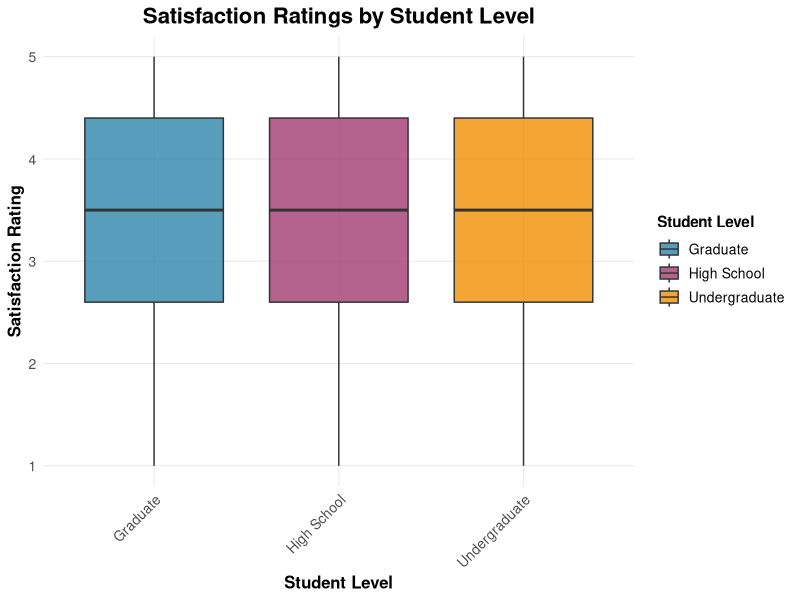
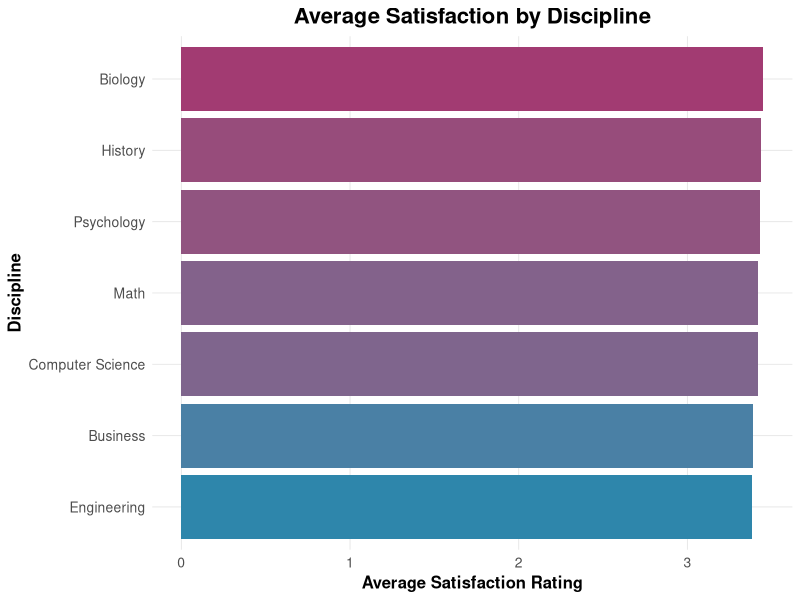
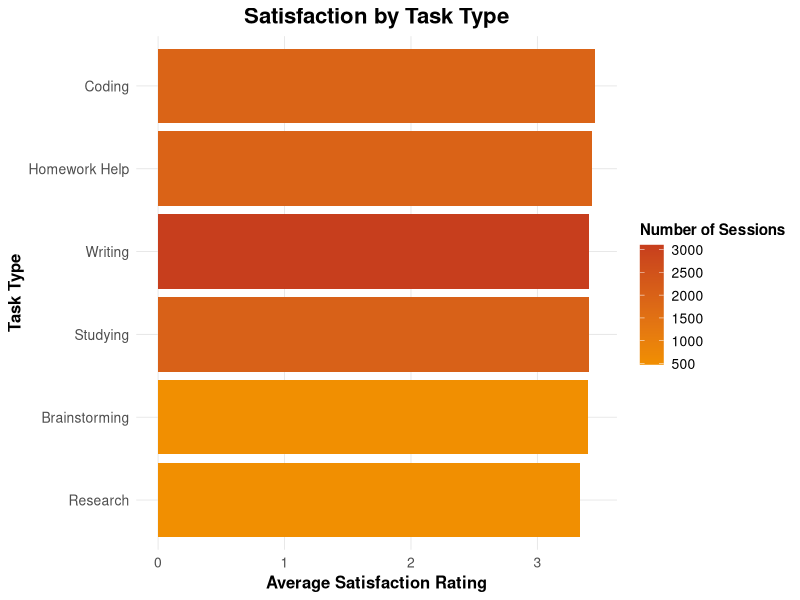
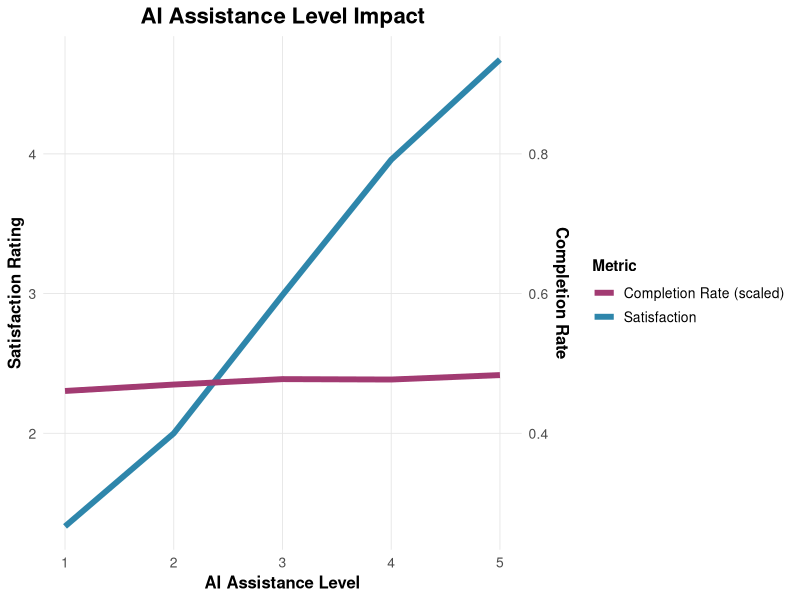
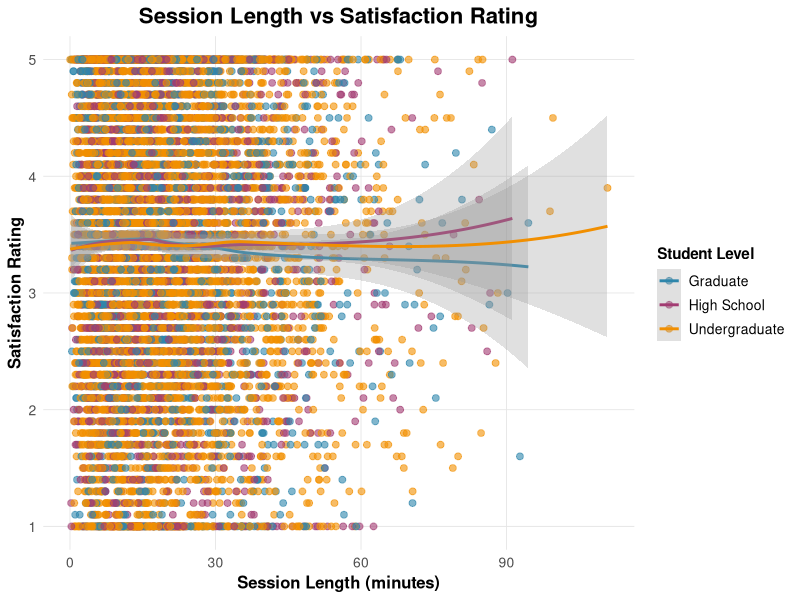
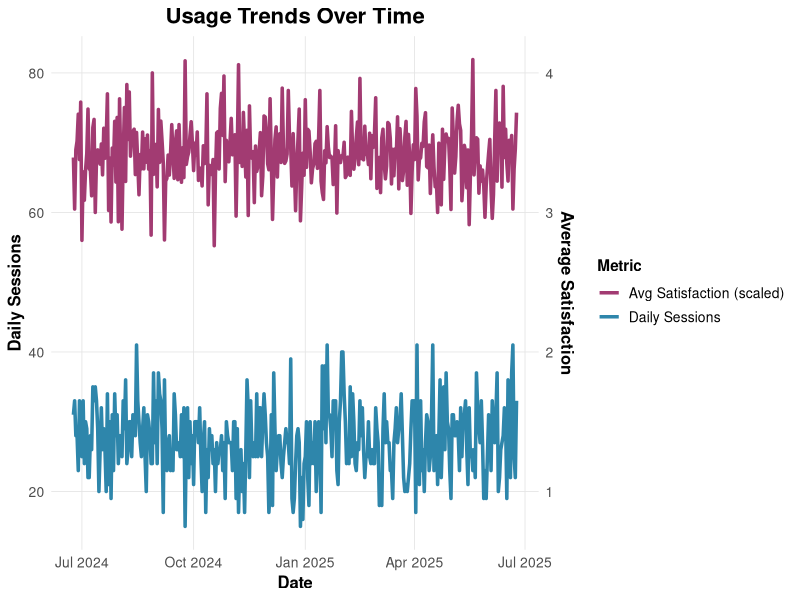
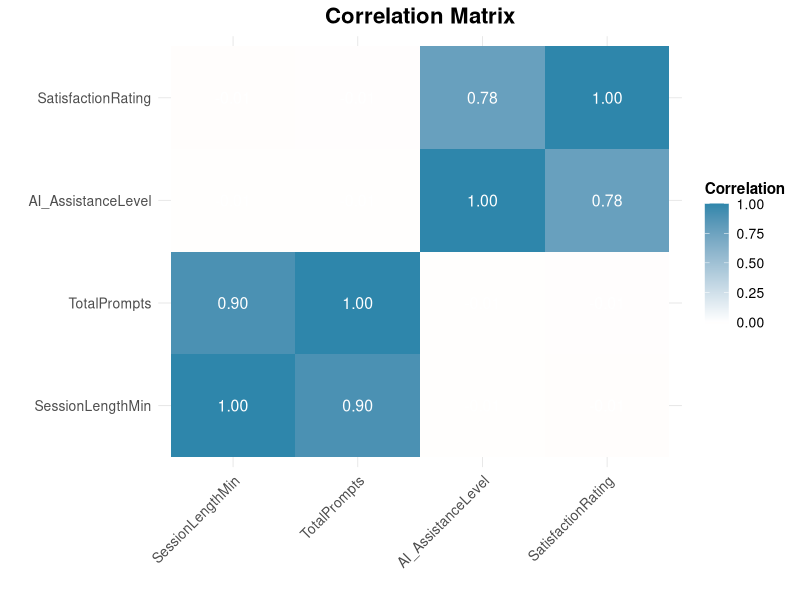
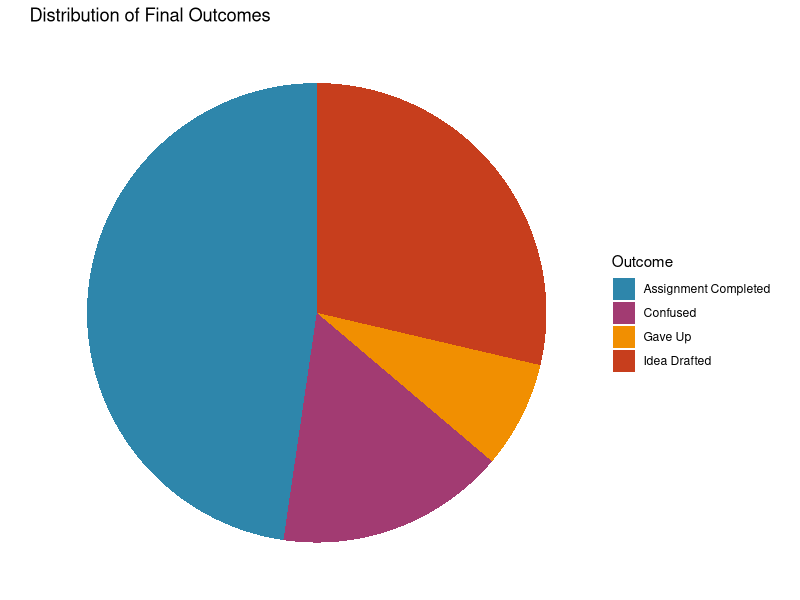

Write the R code that produced these figures, in order.
# AI Usage by Students - Visualizations
# Author: Data Scientist
# Date: 2024

# Load required libraries
library(tidyverse)
library(ggplot2)
library(dplyr)

# Set theme for professional plots
theme_set(theme_minimal() +
  theme(
    plot.title = element_text(size = 16, face = "bold", hjust = 0.5),
    plot.subtitle = element_text(size = 12, hjust = 0.5),
    axis.title = element_text(size = 12, face = "bold"),
    axis.text = element_text(size = 10),
    legend.title = element_text(size = 11, face = "bold"),
    legend.text = element_text(size = 10),
    panel.grid.minor = element_blank(),
    panel.grid.major = element_line(color = "gray90", size = 0.3)
  ))

# Read processed data
data <- read.csv("data/processed_data.csv")
data$SessionDate <- as.Date(data$SessionDate)

# Color palette
colors <- c("#2E86AB", "#A23B72", "#F18F01", "#C73E1D", "#8B5A3C", "#4A90A4")

# 1. Student Level Analysis
p1 <- ggplot(data, aes(x = StudentLevel, y = SatisfactionRating, fill = StudentLevel)) +
  geom_boxplot(alpha = 0.8) +
  scale_fill_manual(values = colors[1:3]) +
  labs(
    title = "Satisfaction Ratings by Student Level",
    x = "Student Level",
    y = "Satisfaction Rating",
    fill = "Student Level"
  ) +
  theme(axis.text.x = element_text(angle = 45, hjust = 1))

# 2. Discipline Analysis
discipline_summary <- data %>%
  group_by(Discipline) %>%
  summarise(
    AvgSatisfaction = mean(SatisfactionRating, na.rm = TRUE),
    SessionCount = n()
  ) %>%
  arrange(desc(AvgSatisfaction))

p2 <- ggplot(discipline_summary, aes(x = reorder(Discipline, AvgSatisfaction), y = AvgSatisfaction, fill = AvgSatisfaction)) +
  geom_col() +
  scale_fill_gradient(low = "#2E86AB", high = "#A23B72") +
  coord_flip() +
  labs(
    title = "Average Satisfaction by Discipline",
    x = "Discipline",
    y = "Average Satisfaction Rating",
    fill = "Satisfaction"
  ) +
  theme(legend.position = "none")

# 3. Task Type Analysis
task_summary <- data %>%
  group_by(TaskType) %>%
  summarise(
    AvgSatisfaction = mean(SatisfactionRating, na.rm = TRUE),
    TaskCount = n()
  ) %>%
  arrange(desc(AvgSatisfaction))

p3 <- ggplot(task_summary, aes(x = reorder(TaskType, AvgSatisfaction), y = AvgSatisfaction, fill = TaskCount)) +
  geom_col() +
  scale_fill_gradient(low = "#F18F01", high = "#C73E1D") +
  coord_flip() +
  labs(
    title = "Satisfaction by Task Type",
    x = "Task Type",
    y = "Average Satisfaction Rating",
    fill = "Number of Sessions"
  )

# 4. AI Assistance Level Impact
assistance_summary <- data %>%
  group_by(AI_AssistanceLevel) %>%
  summarise(
    AvgSatisfaction = mean(SatisfactionRating, na.rm = TRUE),
    CompletionRate = mean(FinalOutcome == "Assignment Completed", na.rm = TRUE),
    LevelCount = n()
  )

p4 <- ggplot(assistance_summary, aes(x = AI_AssistanceLevel)) +
  geom_line(aes(y = AvgSatisfaction, color = "Satisfaction"), size = 2) +
  geom_line(aes(y = CompletionRate * 5, color = "Completion Rate (scaled)"), size = 2) +
  scale_color_manual(values = c("Satisfaction" = "#2E86AB", "Completion Rate (scaled)" = "#A23B72")) +
  scale_y_continuous(
    name = "Satisfaction Rating",
    sec.axis = sec_axis(~./5, name = "Completion Rate")
  ) +
  labs(
    title = "AI Assistance Level Impact",
    x = "AI Assistance Level",
    color = "Metric"
  )

# 5. Session Length vs Satisfaction
p5 <- ggplot(data, aes(x = SessionLengthMin, y = SatisfactionRating, color = StudentLevel)) +
  geom_point(alpha = 0.6, size = 2) +
  geom_smooth(method = "loess", se = TRUE, alpha = 0.3) +
  scale_color_manual(values = colors[1:3]) +
  labs(
    title = "Session Length vs Satisfaction Rating",
    x = "Session Length (minutes)",
    y = "Satisfaction Rating",
    color = "Student Level"
  )

# 6. Usage Over Time
time_series <- data %>%
  group_by(SessionDate) %>%
  summarise(
    DailySessions = n(),
    AvgSatisfaction = mean(SatisfactionRating, na.rm = TRUE)
  )

p6 <- ggplot(time_series, aes(x = SessionDate)) +
  geom_line(aes(y = DailySessions, color = "Daily Sessions"), size = 1.2) +
  geom_line(aes(y = AvgSatisfaction * 20, color = "Avg Satisfaction (scaled)"), size = 1.2) +
  scale_color_manual(values = c("Daily Sessions" = "#2E86AB", "Avg Satisfaction (scaled)" = "#A23B72")) +
  scale_y_continuous(
    name = "Daily Sessions",
    sec.axis = sec_axis(~./20, name = "Average Satisfaction")
  ) +
  labs(
    title = "Usage Trends Over Time",
    x = "Date",
    color = "Metric"
  )

# 7. Correlation Heatmap
numeric_data <- data %>%
  select(SessionLengthMin, TotalPrompts, AI_AssistanceLevel, SatisfactionRating) %>%
  na.omit()

correlation_matrix <- cor(numeric_data)
correlation_df <- as.data.frame(as.table(correlation_matrix))
names(correlation_df) <- c("Var1", "Var2", "Correlation")

p7 <- ggplot(correlation_df, aes(x = Var1, y = Var2, fill = Correlation)) +
  geom_tile() +
  geom_text(aes(label = sprintf("%.2f", Correlation)), color = "white", size = 4) +
  scale_fill_gradient2(low = "#C73E1D", mid = "white", high = "#2E86AB", midpoint = 0) +
  labs(
    title = "Correlation Matrix",
    x = "",
    y = "",
    fill = "Correlation"
  ) +
  theme(axis.text.x = element_text(angle = 45, hjust = 1))

# 8. Outcome Distribution
outcome_summary <- data %>%
  group_by(FinalOutcome) %>%
  summarise(Count = n()) %>%
  mutate(Percentage = Count / sum(Count) * 100)

p8 <- ggplot(outcome_summary, aes(x = "", y = Percentage, fill = FinalOutcome)) +
  geom_bar(stat = "identity", width = 1) +
  coord_polar("y", start = 0) +
  scale_fill_manual(values = colors) +
  labs(
    title = "Distribution of Final Outcomes",
    x = "",
    y = "",
    fill = "Outcome"
  ) +
  theme_void()

# 9. Reuse Rate by Discipline
reuse_summary <- data %>%
  group_by(Discipline) %>%
  summarise(
    ReuseRate = mean(UsedAgain == "True", na.rm = TRUE),
    SessionCount = n()
  ) %>%
  filter(SessionCount >= 50) %>%  # Filter for disciplines with sufficient data
  arrange(desc(ReuseRate))

p9 <- ggplot(reuse_summary, aes(x = reorder(Discipline, ReuseRate), y = ReuseRate, fill = SessionCount)) +
  geom_col() +
  scale_fill_gradient(low = "#8B5A3C", high = "#4A90A4") +
  coord_flip() +
  labs(
    title = "AI Tool Reuse Rate by Discipline",
    x = "Discipline",
    y = "Reuse Rate",
    fill = "Session Count"
  )

# 10. Session Efficiency Analysis
p10 <- ggplot(data, aes(x = SessionEfficiency, y = SatisfactionRating, color = StudentLevel)) +
  geom_point(alpha = 0.6, size = 2) +
  geom_smooth(method = "loess", se = TRUE, alpha = 0.3) +
  scale_color_manual(values = colors[1:3]) +
  labs(
    title = "Session Efficiency vs Satisfaction",
    x = "Prompts per Minute",
    y = "Satisfaction Rating",
    color = "Student Level"
  ) +
  xlim(0, quantile(data$SessionEfficiency, 0.95, na.rm = TRUE))  # Remove outliers

# Save individual plots
ggsave("plots/student_level_satisfaction.png", p1, width = 10, height = 6, dpi = 300)
ggsave("plots/discipline_satisfaction.png", p2, width = 10, height = 8, dpi = 300)
ggsave("plots/task_type_satisfaction.png", p3, width = 10, height = 8, dpi = 300)
ggsave("plots/assistance_level_impact.png", p4, width = 10, height = 6, dpi = 300)
ggsave("plots/session_length_satisfaction.png", p5, width = 10, height = 6, dpi = 300)
ggsave("plots/usage_trends.png", p6, width = 12, height = 6, dpi = 300)
ggsave("plots/correlation_matrix.png", p7, width = 8, height = 8, dpi = 300)
ggsave("plots/outcome_distribution.png", p8, width = 8, height = 8, dpi = 300)
ggsave("plots/reuse_rate_discipline.png", p9, width = 10, height = 8, dpi = 300)
ggsave("plots/session_efficiency.png", p10, width = 10, height = 6, dpi = 300)

cat("All visualizations saved to 'plots/' directory\n") 